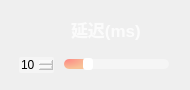
                <widget class="QFrame" name="Delay_QF_cam">
                 <property name="minimumSize">
                  <size>
                   <width>190</width>
                   <height>90</height>
                  </size>
                 </property>
                 <property name="maximumSize">
                  <size>
                   <width>190</width>
                   <height>90</height>
                  </size>
                 </property>
                 <property name="styleSheet">
                  <string notr="true">QFrame#Delay_QF_cam{
border:2px solid rgba(255, 255, 255, 70);
border-radius:15px;
}</string>
                 </property>
                 <layout class="QVBoxLayout" name="verticalLayout_35">
                  <item>
                   <widget class="QPushButton" name="ToggleBotton_8">
                    <property name="sizePolicy">
                     <sizepolicy hsizetype="Expanding" vsizetype="Fixed">
                      <horstretch>0</horstretch>
                      <verstretch>0</verstretch>
                     </sizepolicy>
                    </property>
                    <property name="minimumSize">
                     <size>
                      <width>0</width>
                      <height>30</height>
                     </size>
                    </property>
                    <property name="maximumSize">
                     <size>
                      <width>16777215</width>
                      <height>30</height>
                     </size>
                    </property>
                    <property name="font">
                     <font>
                      <family>Nirmala UI</family>
                      <pointsize>13</pointsize>
                      <italic>false</italic>
                      <bold>true</bold>
                     </font>
                    </property>
                    <property name="cursor">
                     <cursorShape>ArrowCursor</cursorShape>
                    </property>
                    <property name="mouseTracking">
                     <bool>true</bool>
                    </property>
                    <property name="focusPolicy">
                     <enum>Qt::FocusPolicy::StrongFocus</enum>
                    </property>
                    <property name="contextMenuPolicy">
                     <enum>Qt::ContextMenuPolicy::DefaultContextMenu</enum>
                    </property>
                    <property name="layoutDirection">
                     <enum>Qt::LayoutDirection::LeftToRight</enum>
                    </property>
                    <property name="autoFillBackground">
                     <bool>false</bool>
                    </property>
                    <property name="styleSheet">
                     <string notr="true">QPushButton{
background-image: url(:/all/img/delay.png);
background-repeat: no-repeat;
background-position: left center;
border: none;
border-left: 20px solid transparent;

text-align: left;
padding-left: 40px;
padding-bottom: 2px;
color: rgba(255, 255, 255, 199);
font: 700 13pt &quot;Nirmala UI&quot;;
}</string>
                    </property>
                    <property name="text">
                     <string>延迟(ms)</string>
                    </property>
                    <property name="icon">
                     <iconset theme="zoom-out">
                      <normaloff>../../../Ultralytics-PySide6</normaloff>../../../Ultralytics-PySide6</iconset>
                    </property>
                    <property name="autoDefault">
                     <bool>false</bool>
                    </property>
                    <property name="default">
                     <bool>false</bool>
                    </property>
                    <property name="flat">
                     <bool>false</bool>
                    </property>
                   </widget>
                  </item>
                  <item>
                   <widget class="QFrame" name="frame_6">
                    <property name="sizePolicy">
                     <sizepolicy hsizetype="Preferred" vsizetype="Preferred">
                      <horstretch>0</horstretch>
                      <verstretch>0</verstretch>
                     </sizepolicy>
                    </property>
                    <property name="minimumSize">
                     <size>
                      <width>0</width>
                      <height>20</height>
                     </size>
                    </property>
                    <property name="maximumSize">
                     <size>
                      <width>16777215</width>
                      <height>20</height>
                     </size>
                    </property>
                    <layout class="QHBoxLayout" name="horizontalLayout_23">
                     <property name="spacing">
                      <number>10</number>
                     </property>
                     <property name="leftMargin">
                      <number>8</number>
                     </property>
                     <property name="topMargin">
                      <number>0</number>
                     </property>
                     <property name="rightMargin">
                      <number>10</number>
                     </property>
                     <property name="bottomMargin">
                      <number>0</number>
                     </property>
                     <item>
                      <widget class="QSpinBox" name="speed_spinbox_cam">
                       <property name="styleSheet">
                        <string notr="true">QSpinBox {
border: 0px solid lightgray;
border-radius: 2px;
background-color: rgba(255,255,255,90);
font: 600 9pt &quot;Segoe UI&quot;;
}
        
QSpinBox::up-button {
width: 10px;
height: 9px;
margin: 0px 3px 0px 0px;
border-image: url(:/all/img/box_up.png);
}
QSpinBox::up-button:pressed {
margin-top: 1px;
}
            
QSpinBox::down-button {
width: 10px;
height: 9px;
margin: 0px 3px 0px 0px;
border-image: url(:/all/img/box_down.png);
}
QSpinBox::down-button:pressed {
margin-bottom: 1px;
}</string>
                       </property>
                       <property name="maximum">
                        <number>50</number>
                       </property>
                       <property name="value">
                        <number>10</number>
                       </property>
                      </widget>
                     </item>
                     <item>
                      <widget class="QSlider" name="speed_slider_cam">
                       <property name="cursor">
                        <cursorShape>PointingHandCursor</cursorShape>
                       </property>
                       <property name="styleSheet">
                        <string notr="true">QSlider::groove:horizontal {
border: none;
height: 10px;
background-color: rgba(255,255,255,90);
border-radius: 5px;
}

QSlider::handle:horizontal {
width: 10px;
margin: -1px 0px -1px 0px;
border-radius: 3px;
background-color: white;
}

QSlider::sub-page:horizontal {
background-color: qradialgradient(cx:0, cy:0, radius:1, fx:0.1, fy:0.1, stop:0 rgb(253, 139, 133),  stop:1 rgb(248, 194, 152));
border-radius: 5px;
}</string>
                       </property>
                       <property name="maximum">
                        <number>50</number>
                       </property>
                       <property name="value">
                        <number>10</number>
                       </property>
                       <property name="orientation">
                        <enum>Qt::Orientation::Horizontal</enum>
                       </property>
                      </widget>
                     </item>
                    </layout>
                   </widget>
                  </item>
                 </layout>
                </widget>
